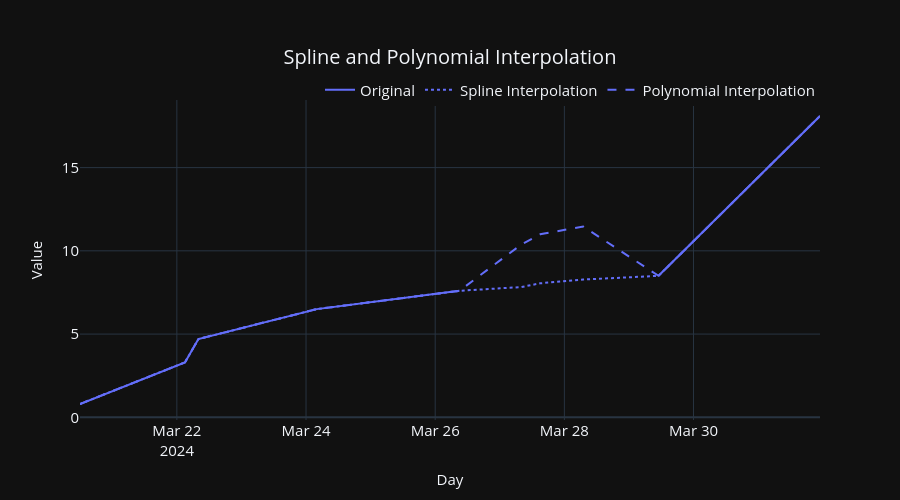

Notebook cell for this chart:
### Code cell
fig = px.line(plot_df, x='datetime', y=['value'], line_dash='series', title='Spline and Polynomial Interpolation')
fig = format_plot(fig, ['Original', 'Spline Interpolation', 'Polynomial Interpolation'])

fig.show()

### Figure 1 — Plotly figure (JSON) as saved in the notebook; plotly's stock layout.template omitted (floating-point values rounded to 4 significant figures)
{"data": [{"hovertemplate": "variable=value<br>series=pm2_5_1_hr<br>datetime=%{x}<br>_value=%{y}<extra></extra>", "legendgroup": "value, pm2_5_1_hr", "line": {"color": "#636efa", "dash": "solid"}, "marker": {"symbol": "circle"}, "mode": "lines", "name": "Original", "orientation": "v", "showlegend": true, "x": ["2024-03-20T12:00:00.000000000", "2024-03-22T03:00:00.000000000", "2024-03-22T08:00:00.000000000", "2024-03-24T04:00:00.000000000", "2024-03-26T09:00:00.000000000", "2024-03-27T08:00:00.000000000", "2024-03-27T15:00:00.000000000", "2024-03-28T07:00:00.000000000", "2024-03-29T11:00:00.000000000", "2024-03-31T23:00:00.000000000"], "xaxis": "x", "y": [0.8, 3.3, 4.7, 6.5, 7.6, NaN, NaN, NaN, 8.5, 18.1], "yaxis": "y", "type": "scatter"}, {"hovertemplate": "variable=value<br>series=spline_interpolation<br>datetime=%{x}<br>_value=%{y}<extra></extra>", "legendgroup": "value, spline_interpolation", "line": {"color": "#636efa", "dash": "dot"}, "marker": {"symbol": "circle"}, "mode": "lines", "name": "Spline Interpolation", "orientation": "v", "showlegend": true, "x": ["2024-03-20T12:00:00.000000000", "2024-03-22T03:00:00.000000000", "2024-03-22T08:00:00.000000000", "2024-03-24T04:00:00.000000000", "2024-03-26T09:00:00.000000000", "2024-03-27T08:00:00.000000000", "2024-03-27T15:00:00.000000000", "2024-03-28T07:00:00.000000000", "2024-03-29T11:00:00.000000000", "2024-03-31T23:00:00.000000000"], "xaxis": "x", "y": [0.8, 3.3, 4.7, 6.5, 7.6, 7.825, 8.05, 8.275, 8.5, 18.1], "yaxis": "y", "type": "scatter"}, {"hovertemplate": "variable=value<br>series=polynomial_interpolation<br>datetime=%{x}<br>_value=%{y}<extra></extra>", "legendgroup": "value, polynomial_interpolation", "line": {"color": "#636efa", "dash": "dash"}, "marker": {"symbol": "circle"}, "mode": "lines", "name": "Polynomial Interpolation", "orientation": "v", "showlegend": true, "x": ["2024-03-20T12:00:00.000000000", "2024-03-22T03:00:00.000000000", "2024-03-22T08:00:00.000000000", "2024-03-24T04:00:00.000000000", "2024-03-26T09:00:00.000000000", "2024-03-27T08:00:00.000000000", "2024-03-27T15:00:00.000000000", "2024-03-28T07:00:00.000000000", "2024-03-29T11:00:00.000000000", "2024-03-31T23:00:00.000000000"], "xaxis": "x", "y": [0.8, 3.3, 4.7, 6.5, 7.6, 10.38, 10.99, 11.46, 8.5, 18.1], "yaxis": "y", "type": "scatter"}], "layout": {"xaxis": {"anchor": "y", "domain": [0.0, 1.0], "title": {"text": "Day", "font": {"size": 15}}, "tickfont": {"size": 15}}, "yaxis": {"anchor": "x", "domain": [0.0, 1.0], "title": {"text": "Value", "font": {"size": 15}}, "tickfont": {"size": 15}}, "legend": {"title": {"text": ""}, "tracegroupgap": 0, "font": {"size": 15}, "orientation": "h", "yanchor": "bottom", "y": 0.98, "xanchor": "right", "x": 1}, "title": {"text": "Spline and Polynomial Interpolation", "font": {"size": 20}, "x": 0.5, "xanchor": "center", "yanchor": "top"}, "autosize": false, "width": 900, "height": 500}}
